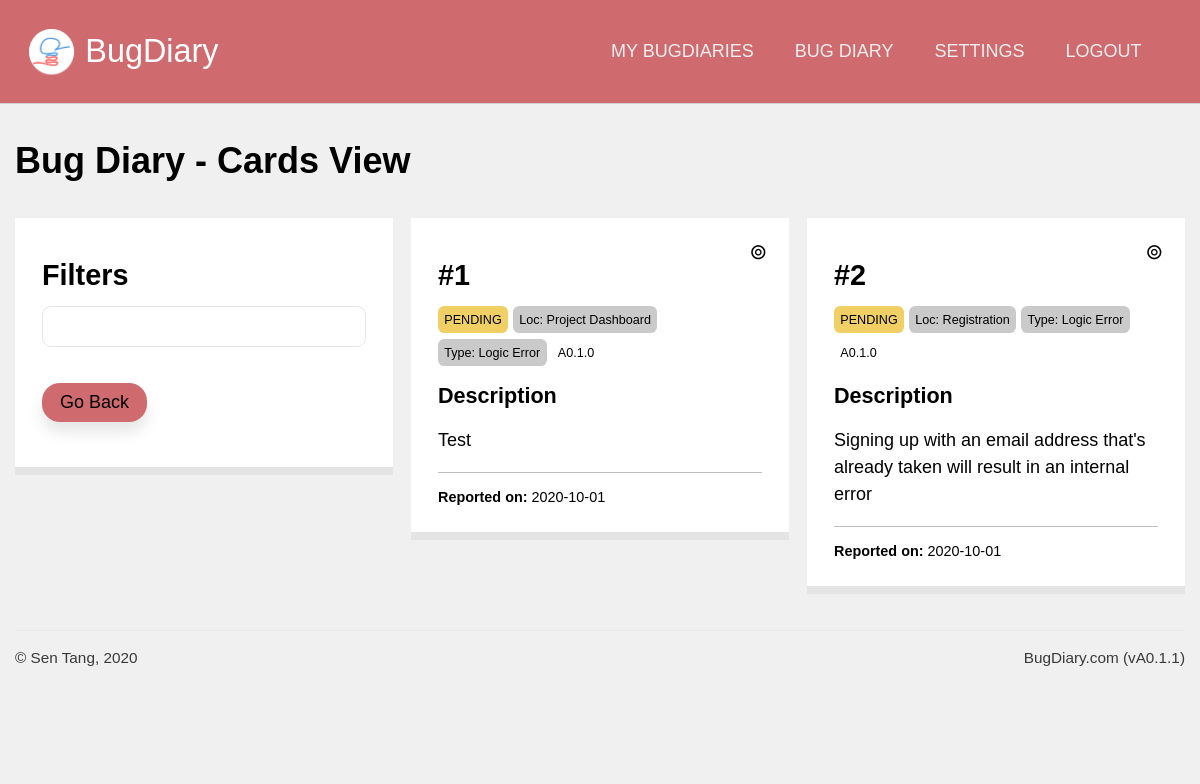
/projects/view_cards/kCXoYeCCX3AcZxZbTnHmT3 (signed in), run on the app's committed database.
### application/models.py (models this page shows, shortened)
class Projects(db.Model):
    id  = db.Column(db.Integer, primary_key = True, nullable = False)
    url = db.Column(db.String(22), index = True, unique = True, nullable = False)
    name = db.Column(db.String(100), nullable = False)
    description = db.Column(db.Text, nullable = False)
    creation_date = db.Column(db.DateTime, index = True, nullable = False)
    expiry_date = db.Column(db.DateTime, index = True, nullable = False)
    status = db.Column(db.String(10), nullable = False)
    access_code = db.Column(db.String(50), nullable = True)
    last_activity = db.Column(db.DateTime(), default = dt.datetime.now())
    owner = db.Column(db.Integer, db.ForeignKey('users.id')) #linked
    bugs = db.relationship('Bugs', backref = 'containing_project', cascade = "all,delete")
    locations = db.relationship('Project_bug_locations', backref = 'locations_in', cascade = "all,delete")
    types = db.relationship('Project_bug_types', backref = 'types_in', cascade = "all,delete")
    settings = db.relationship('Project_settings', backref = 'settings_for', cascade = "all,delete", uselist = False)
    blog_posts = db.relationship('Blog_posts', backref= 'post_target', cascade = "all,delete")

class Bugs(db.Model):
    id = db.Column(db.Integer, primary_key = True)
    ref_id = db.Column(db.Integer)
    details = db.Column(db.Text)
    author = db.Column(db.String(100))
    author_email = db.Column(db.String(100))
    status = db.Column(db.String(20))
    version = db.Column(db.String(20), index = True)
    report_date = db.Column(db.DateTime, index = True, default = dt.datetime.now())
    resolve_date = db.Column(db.DateTime, default = None)
    project = db.Column(db.Integer, db.ForeignKey('projects.id')) #linked
    bug_location = db.Column(db.Integer, db.ForeignKey('project_bug_locations.id')) #linked
    bug_type = db.Column(db.Integer, db.ForeignKey('project_bug_types.id')) #linked
    comments = db.relationship('Bug_comments', backref = "comment_target")

### application/projects/views.py (the view)
@projects.route('/view_cards/<string:project_url>', methods = ['get', 'post'])
@login_required
def cards_view(project_url):
    target_project = Projects.query.filter_by(url = project_url).first()
    form = manage_card_form()
    all_bugs = target_project.bugs
    if request.args.get('filter'):
        pass
    return render_template('view_cards.html', project = target_project, bug_list = all_bugs, form = form)

### application/projects/forms.py
class manage_card_form(FlaskForm):
    target_card = HiddenField()
    target_action = HiddenField()
    submit = SubmitField()

### application/models.py (called while the page is built)
@login_manager.user_loader
def load_user(user_id):
    return Users.query.get(user_id)

### application/projects/templates/projects/view_cards.html (shortened to what this page needs)
{% extends 'confined.html' %}
{% import 'macros.html' as macros %}
{% block custom_nav %}
{{ macros.project_nav(project) }}
{% endblock %}
{% block main %}
<h1>{{ project.name }} - Cards View</h1>
<div class="cards-flex">
    <div class="card">
        <h2>Filters</h2>
        <input type="text">
        <a href="{{ url_for('projects.dashboard', project_url = project.url) }}" class="button-primary shadowed rounded">Go Back</a>
    </div>
    {% for bug in bug_list %}
      {{ macros.bugcard(bug, True) }}
    {% endfor %}
</div>
{% endblock %}

### application/templates/macros.html (shortened to what this page needs)
{% macro bugcard(bug, show_controls, color_code = {"PENDING": "bg-yellow", "RESOLVED": "bg-green", "DELETED": 'bg-black', "PINNED": 'bg-red'}) %}
<div id="card-{{bug.id}}" style="position: relative;">
    <div class="card">
        <h2>#{{ bug.ref_id }}</h2>
        <div>
            <span class="tag-mini {{ color_code[bug.status] }}">{{ bug.status }}</span>
            <span class="tag-mini bg-gray">Loc: {{ bug.bug_location }}</span>
            <span class="tag-mini bg-gray">Type: {{ bug.bug_type }}</span>
            <span class="tag-mini">{{ bug.version }}</span>
        </div>
        <h4>Description</h4>
        <p class="linebreak">{{ bug.details }}</p>
        <div class="author">
             <br>
            <b>Reported on:</b> {{ bug.report_date.strftime('%Y-%m-%d') }}
            <br>
        </div>
        {% if show_controls == True %}
        <div class="cardcontrolstoggle" onClick="showControls('card-{{bug.id}}-controls')">
            &circledcirc;
        </div>
        {% endif %}
    </div>
</div>
{% endmacro %}
{% macro project_nav(project) %}
<a href="{{ url_for('users.dashboard') }}">My BugDiaries</a>
<a href="{{ url_for('projects.dashboard', project_url = project.url) }}">{{project.name}}</a>
<a href="{{ url_for('projects.settings', project_url = project.url) }}">Settings</a>
<a href="{{ url_for('users.logout') }}">Logout</a>
{% endmacro %}

### application/static/css/unilay5.css (style rules this page uses)
body { font-size: 18px; font-family: sans-serif; color: #000; margin: 0; padding: 0; background-color: #f0f0f0; }
header nav a, header #navigation a { text-transform: uppercase; display: inline-block; color: #eeeeee; text-decoration: none; padding: 0 1em; font-family: "Trebuchet MS", Helvetica, sans-serif; }
p { line-height: 150%; }
main a.button-secondary, main a.button-primary { padding: 0.5em 1em; text-decoration: none; margin: 1em auto; display: inline-block; text-align: center; }
main a.button-primary { background-color: #cf6b6e; color: #000; }
a:link, a:visited { color: #ff3939; }
h2, h3, h4, h5 { margin: 0.5em 0; }
h1 { color: inherit; font-size: 2em; margin: 1em 0; }
h2 { color: inherit; font-size: 1.6em; }
h4 { color: inherit; font-size: 1.2em; }
.rounded { border-radius: 1em 1em 1em 1em; -moz-border-radius: 1em 1em 1em 1em; -webkit-border-radius: 1em 1em 1em 1em; }
.shadowed { -webkit-box-shadow: 0px 10px 15px 0px rgba(0, 0, 0, 0.1); -moz-box-shadow: 0px 10px 15px 0px rgba(0, 0, 0, 0.1); box-shadow: 0px 10px 15px 0px rgba(0, 0, 0, 0.1); }
.bg-yellow { background-color: #F0CF65; }
.bg-gray { background-color: #cacaca; }
input[type=text], input[type=number], input[type=submit], input[type=password], select, textarea, .button-styled { font-size: 1em; padding: 0.5em; -webkit-appearance: none; -moz-appearance: none; appearance: none; width: 100%; border: 1px solid; font-family: inherit; margin-bottom: 1em; border-color: #e6e6e6; -webkit-box-sizing: border-box; -moz-box-sizing: border-box; box-sizing: border-box; border-radius: 0.5em 0.5em 0.5em 0.5em; -moz-border-radius: 0.5em 0.5em 0.5em 0.5em; -webkit-border-radius: 0.5em 0.5em 0.5em 0.5em; }
.button-primary { background-color: #cf6b6e; color: #000; }

### application/static/css/custom.css (style rules this page uses)
.card { background-color: #fff; padding: 1.5em; border-bottom: 8px solid #e4e4e4; position: relative; margin-bottom: 1em; break-inside: avoid-column; }
.tag-mini { font-size: 0.7em; margin-bottom: 0.5em; padding: 0.5em; display: inline-block; border-radius: 0.5em; -moz-border-radius: 0.5em; -webkit-border-radius: 0.5em; }
.author { font-size: 0.8em; border-top: 1px solid #bdbdbd; }
.cards-flex { column-count: 3; column-gap: 1em; margin-bottom: 2em; }
p.linebreak { white-space: pre-line; }
.cardcontrolstoggle { position: absolute; top: 0.5em; right: 0.5em; padding: 0.5em; z-index: 7; font-size: 1.2em; }

### data on the page
Projects: name "BUG DIARY", name "Bug Diary"
Bugs: ref_id "1", status "PENDING", bug_location "Project Dashboard", bug_type "Logic Error", version "A0.1.0", details "Test", report_date "2020-10-01"
Bugs: ref_id "2", status "PENDING", bug_location "Registration", bug_type "Logic Error", version "A0.1.0", details "Signing up with an email address that's already taken will result in an internal error", report_date "2020-10-01"

### other printed values
{{ version }} "A0.1.1"
